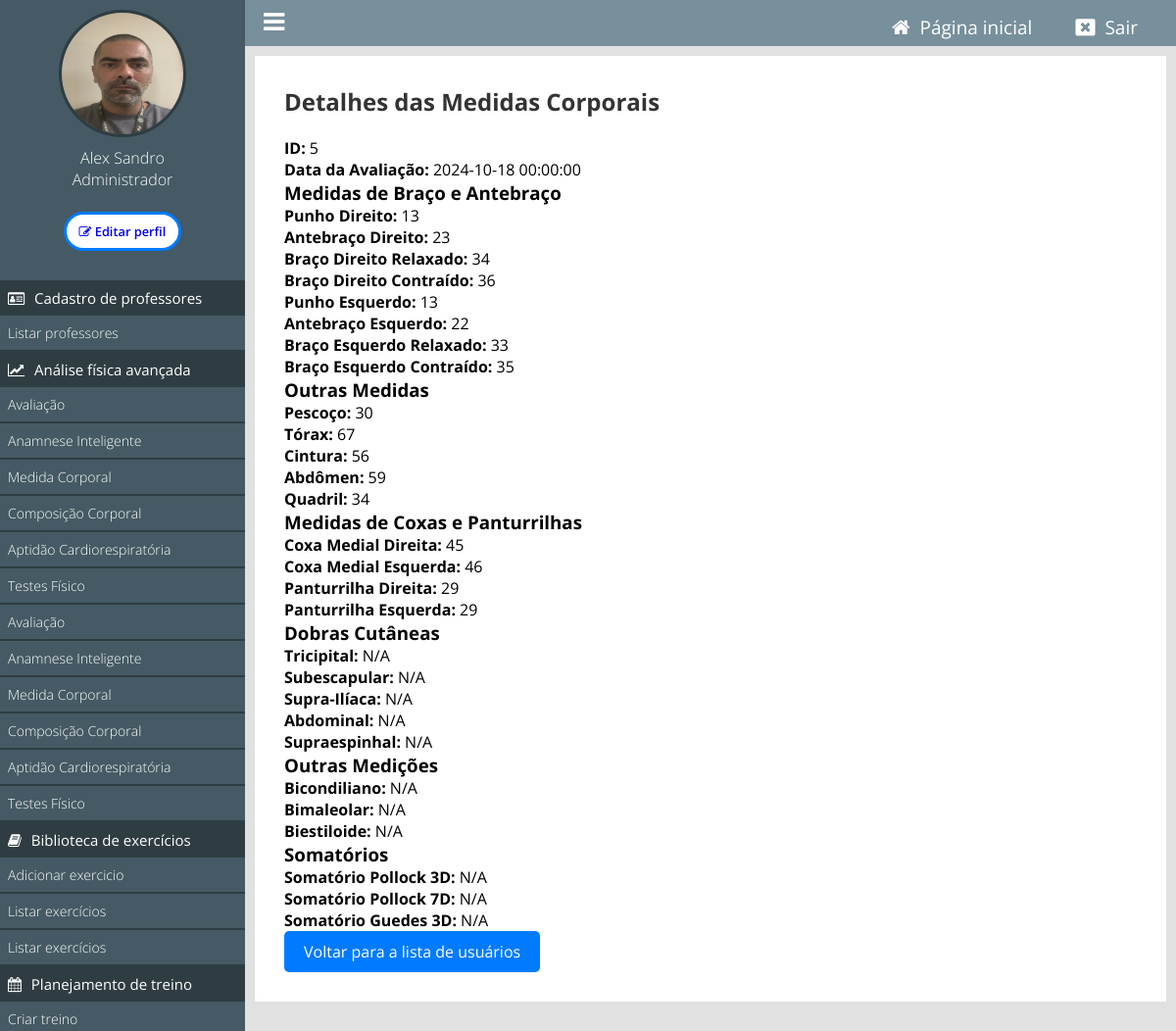
/painel/ver-medida-corporal?id=5 (signed in), run on an earlier commit of the app's database.
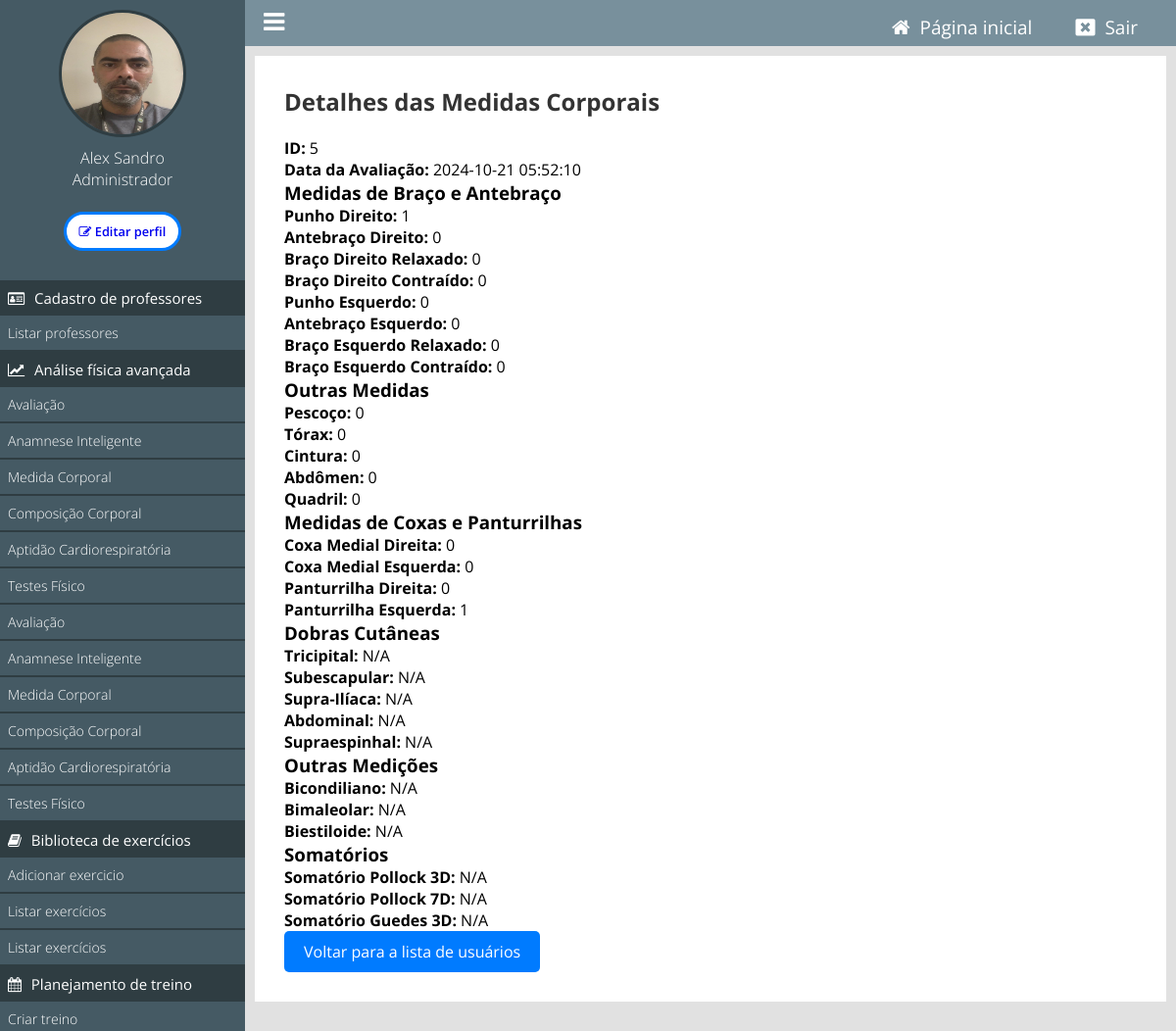
And on a later commit of the database.
### tables this page shows
CREATE TABLE IF NOT EXISTS `tb_medidas_corporais` (
  `id` int NOT NULL AUTO_INCREMENT,
  `usuario_id` int NOT NULL,
  `punho_direito` float DEFAULT NULL,
  `ante_braco_direito` float DEFAULT NULL,
  `braco_direito_relaxado` float DEFAULT NULL,
  `braco_direito_contraido` float DEFAULT NULL,
  `punho_esquerdo` float DEFAULT NULL,
  `ante_braco_esquerdo` float DEFAULT NULL,
  `braco_esquerdo_relaxado` float DEFAULT NULL,
  `braco_esquerdo_contraido` float DEFAULT NULL,
  `pescoco` float DEFAULT NULL,
  `torax` float DEFAULT NULL,
  `cintura` float DEFAULT NULL,
  `abdomen` float DEFAULT NULL,
  `quadril` float DEFAULT NULL,
  `coxa_medial_direita` float DEFAULT NULL,
  `coxa_medial_esquerda` float DEFAULT NULL,
  `panturrilha_direita` float DEFAULT NULL,
  `panturrilha_esquerda` float DEFAULT NULL,
  `data_avaliacao` datetime NOT NULL,
  PRIMARY KEY (`id`),
  KEY `usuario_id` (`usuario_id`)
);

### painel/pages/funcoes.php (called while the page is built, shortened)
<?php
function obterLinkAnamnese($usuario_id) {
    $conn = new mysqli(HOST, USER, PASSWORD, DATABASE);
    $sql = "
        SELECT *
        FROM tb_perfis_usuarios
        WHERE usuario_id = ?
        ORDER BY data_avaliacao DESC
        LIMIT 1
    ";
    $stmt = $conn->prepare($sql);
    $stmt->bind_param('i', $usuario_id);
    $stmt->execute();
    $result = $stmt->get_result();
    $perfil = $result->fetch_assoc();
    $conditionsTrue = 0;
    if ($conditionsTrue == 0) {
        return "anamnese-geral";
    }
    return $link ?? "anamnese-geral";
}
?>

### classes/MySql.php (called while the page is built)
<?php
    class MySql{
        private static $pdo;
        public static function conectar(){
            if(self::$pdo == null){
                try{
                    self::$pdo = new PDO('mysql:host='.HOST.';dbname='.DATABASE,USER,PASSWORD,array(PDO::MYSQL_ATTR_INIT_COMMAND => "SET NAMES utf8"));
                    self::$pdo->setAttribute(PDO::ATTR_ERRMODE,PDO::ERRMODE_EXCEPTION);
                }catch(Exception $e) {
                    echo 'erro ao conectar, tente novamente mais tarde';
                }
            }
            return self::$pdo;
        }
    }
?>

### classes/MedidaCorporal.php (called while the page is built, shortened)
<?php
class MedidaCorporal {
    private $db;
    public function __construct() {
        $this->db = MySql::conectar();
    }
    public function buscarMedidaCorporalPorId($id) {
        $sql = $this->db->prepare("SELECT * FROM tb_medidas_corporais WHERE id = :id");
        $sql->bindParam(':id', $id);
        $sql->execute();
        return $sql->fetch(PDO::FETCH_ASSOC);
    }
}

### painel/pages/ver-medida-corporal.php (the view, shortened to what this page needs)
<?php
include_once('pages/funcoes.php');
$id = isset($_GET['id']) ? intval($_GET['id']) : 0;
$medidaCorporal = new MedidaCorporal();
$medidasCorporais = $medidaCorporal->buscarMedidaCorporalPorId($id);
$usuarioid = $medidasCorporais['usuario_id'];
?>
<div class="box-content">
    <h2>Detalhes das Medidas Corporais</h2>
    <p><strong>ID:</strong> <?php echo htmlspecialchars($medidasCorporais['id']); ?></p>
    <p><strong>Data da Avaliação:</strong> <?php echo htmlspecialchars($medidasCorporais['data_avaliacao']); ?></p>
    <h3>Medidas de Braço e Antebraço</h3>
    <p><strong>Punho Direito:</strong> <?php echo htmlspecialchars($medidasCorporais['punho_direito'] ?? 'N/A'); ?></p>
    <p><strong>Antebraço Direito:</strong> <?php echo htmlspecialchars($medidasCorporais['ante_braco_direito'] ?? 'N/A'); ?></p>
    <p><strong>Braço Direito Relaxado:</strong> <?php echo htmlspecialchars($medidasCorporais['braco_direito_relaxado'] ?? 'N/A'); ?></p>
    <p><strong>Braço Direito Contraído:</strong> <?php echo htmlspecialchars($medidasCorporais['braco_direito_contraido'] ?? 'N/A'); ?></p>
    <p><strong>Punho Esquerdo:</strong> <?php echo htmlspecialchars($medidasCorporais['punho_esquerdo'] ?? 'N/A'); ?></p>
    <p><strong>Antebraço Esquerdo:</strong> <?php echo htmlspecialchars($medidasCorporais['ante_braco_esquerdo'] ?? 'N/A'); ?></p>
    <p><strong>Braço Esquerdo Relaxado:</strong> <?php echo htmlspecialchars($medidasCorporais['braco_esquerdo_relaxado'] ?? 'N/A'); ?></p>
    <p><strong>Braço Esquerdo Contraído:</strong> <?php echo htmlspecialchars($medidasCorporais['braco_esquerdo_contraido'] ?? 'N/A'); ?></p>
    <h3>Outras Medidas</h3>
    <p><strong>Pescoço:</strong> <?php echo htmlspecialchars($medidasCorporais['pescoco'] ?? 'N/A'); ?></p>
    <p><strong>Tórax:</strong> <?php echo htmlspecialchars($medidasCorporais['torax'] ?? 'N/A'); ?></p>
    <p><strong>Cintura:</strong> <?php echo htmlspecialchars($medidasCorporais['cintura'] ?? 'N/A'); ?></p>
    <p><strong>Abdômen:</strong> <?php echo htmlspecialchars($medidasCorporais['abdomen'] ?? 'N/A'); ?></p>
    <p><strong>Quadril:</strong> <?php echo htmlspecialchars($medidasCorporais['quadril'] ?? 'N/A'); ?></p>
    <h3>Medidas de Coxas e Panturrilhas</h3>
    <p><strong>Coxa Medial Direita:</strong> <?php echo htmlspecialchars($medidasCorporais['coxa_medial_direita'] ?? 'N/A'); ?></p>
    <p><strong>Coxa Medial Esquerda:</strong> <?php echo htmlspecialchars($medidasCorporais['coxa_medial_esquerda'] ?? 'N/A'); ?></p>
    <p><strong>Panturrilha Direita:</strong> <?php echo htmlspecialchars($medidasCorporais['panturrilha_direita'] ?? 'N/A'); ?></p>
    <p><strong>Panturrilha Esquerda:</strong> <?php echo htmlspecialchars($medidasCorporais['panturrilha_esquerda'] ?? 'N/A'); ?></p>
    <h3>Dobras Cutâneas</h3>
    <p><strong>Tricipital:</strong> <?php echo htmlspecialchars($medidasCorporais['tricipital'] ?? 'N/A'); ?></p>
    <p><strong>Subescapular:</strong> <?php echo htmlspecialchars($medidasCorporais['subescapular'] ?? 'N/A'); ?></p>
    <p><strong>Supra-Ilíaca:</strong> <?php echo htmlspecialchars($medidasCorporais['suprailiaca'] ?? 'N/A'); ?></p>
    <p><strong>Abdominal:</strong> <?php echo htmlspecialchars($medidasCorporais['abdominal'] ?? 'N/A'); ?></p>
    <p><strong>Supraespinhal:</strong> <?php echo htmlspecialchars($medidasCorporais['supraespinhal'] ?? 'N/A'); ?></p>
    <h3>Outras Medições</h3>
    <p><strong>Bicondiliano:</strong> <?php echo htmlspecialchars($medidasCorporais['bicondiliano'] ?? 'N/A'); ?></p>
    <p><strong>Bimaleolar:</strong> <?php echo htmlspecialchars($medidasCorporais['bimaleolar'] ?? 'N/A'); ?></p>
    <p><strong>Biestiloide:</strong> <?php echo htmlspecialchars($medidasCorporais['biestiloide'] ?? 'N/A'); ?></p>
    <h3>Somatórios</h3>
    <p><strong>Somatório Pollock 3D:</strong> <?php echo htmlspecialchars($medidasCorporais['somatorio_pollock_3D'] ?? 'N/A'); ?></p>
    <p><strong>Somatório Pollock 7D:</strong> <?php echo htmlspecialchars($medidasCorporais['somatorio_pollock_7D'] ?? 'N/A'); ?></p>
    <p><strong>Somatório Guedes 3D:</strong> <?php echo htmlspecialchars($medidasCorporais['somatorio_guedes_3D'] ?? 'N/A'); ?></p>
    <a href="<?php echo INCLUDE_PATH_PAINEL . 'listar-afa?id=' . $usuarioid ?>" class="btn voltar">Voltar para a lista de usuários</a>
</div>

### painel/index.php
<?php
    include_once('../config.php');
    if(Painel::logado() == false){
        include('login.php');
    } else {
        include('main.php');
    }
?>

### painel/main.php (shortened to what this page needs)
<?php
    include_once('../config.php');
    include_once('pages/funcoes.php');
    $usuario_id = $_SESSION['id'];
    $anamneseLink = obterLinkAnamnese($usuario_id);
?>
<!DOCTYPE html>
<html lang="pt-br">
<head>
    <link rel="stylesheet" href="https://cdnjs.cloudflare.com/ajax/libs/font-awesome/4.7.0/css/font-awesome.min.css">
    <link rel="stylesheet" href="https://cdn.datatables.net/2.1.8/css/dataTables.dataTables.css">
    <link href="<?php echo INCLUDE_PATH_PAINEL ?>css/style.css" rel="stylesheet"/>
</head>
<body>
<div class="menu">
    <div class="menu-wraper">
        <div class="box-usuario">
            <?php
                if($_SESSION['img'] == ''){
            ?>
                <div class="avatar-usuario">
                    <i class="fa fa-user"></i>
                </div>
            <?php } else { ?>
                <div class="imagem-usuario">
                    <img src="<?php echo INCLUDE_PATH_PAINEL ?>uploads/<?php echo $_SESSION['img']; ?>" />
                </div>
            <?php } ?>
            <div class="nome-usuario">
                <p><?php echo $_SESSION['nome']; ?></p>
                <p><?php echo pegaCargo($_SESSION['cargo']); ?></p><br>
                <button><a href="<?php echo INCLUDE_PATH_PAINEL . 'editar-perfil?id=' . $usuario_id; ?>"><i class="fa fa-pencil-square-o" aria-hidden="true"></i> Editar perfil</a></button>
            </div>
        </div>
        <div class="items-menu">
            <h2 <?php verificaPermissaoMenu(1); ?>id="menu-usuarios" class="ativo"><i class="fa fa-id-card-o" aria-hidden="true"></i> Cadastro de <?php if($_SESSION['cargo'] == 2) { echo 'professores'; } else { echo 'alunos'; } ?></h2>
            <a <?php selecionadoMenu('listar-usuarios'); ?> href="<?php echo INCLUDE_PATH_PAINEL ?>listar-usuarios">Listar <?php if($_SESSION['cargo'] == 2) { echo 'professores'; } else { echo 'alunos'; } ?></a>
            <h2 <?php verificaPermissaoMenu(2); ?>id="menu-analise"><i class="fa fa-line-chart" aria-hidden="true"></i> Análise física avançada</h2>
            <a <?php selecionadoMenu('formulario-perfis'); ?>href="<?php echo INCLUDE_PATH_PAINEL ?>formulario-perfis">Avaliação</a>
            <a <?php selecionadoMenu($anamneseLink); ?> href="<?php echo INCLUDE_PATH_PAINEL . $anamneseLink;?>">Anamnese Inteligente</a>
            <a <?php selecionadoMenu('medida-corporal'); ?>href="<?php echo INCLUDE_PATH_PAINEL ?>medida-corporal">Medida Corporal</a>
            <a <?php selecionadoMenu('composicao-corporal'); ?>href="<?php echo INCLUDE_PATH_PAINEL ?>composicao-corporal">Composição Corporal</a>
            <a <?php selecionadoMenu('aptidao-cardiorespiratoria'); ?>href="<?php echo INCLUDE_PATH_PAINEL ?>aptidao-cardiorespiratoria">Aptidão Cardiorespiratória</a>
            <a <?php selecionadoMenu('teste-fisico'); ?>href="<?php echo INCLUDE_PATH_PAINEL ?>teste-fisico">Testes Físico</a>
            <a <?php selecionadoMenu('formulario-perfis'); ?>href="<?php echo INCLUDE_PATH_PAINEL ?>formulario-perfis">Avaliação</a>
            <a <?php selecionadoMenu($anamneseLink); ?> href="<?php echo INCLUDE_PATH_PAINEL . $anamneseLink;?>">Anamnese Inteligente</a>
            <a <?php selecionadoMenu('medida-corporal'); ?>href="<?php echo INCLUDE_PATH_PAINEL ?>medida-corporal">Medida Corporal</a>
            <a <?php selecionadoMenu('composicao-corporal'); ?>href="<?php echo INCLUDE_PATH_PAINEL ?>teste-fisico">Composição Corporal</a>
            <a <?php selecionadoMenu('aptidao-cardiorespiratoria'); ?>href="<?php echo INCLUDE_PATH_PAINEL ?>teste-fisico">Aptidão Cardiorespiratória</a>
            <a <?php selecionadoMenu('teste-fisico'); ?>href="<?php echo INCLUDE_PATH_PAINEL ?>teste-fisico">Testes Físico</a>
            <h2 <?php verificaPermissaoMenu(1); ?>id="menu-biblioteca"><i class="fa fa-book" aria-hidden="true"></i> Biblioteca de exercícios</h2>
            <a <?php selecionadoMenu('adicionar-exercicio'); ?>href="<?php echo INCLUDE_PATH_PAINEL ?>adicionar-exercicio">Adicionar exercicio</a>
            <a <?php selecionadoMenu('listar-exercicios'); ?>href="<?php echo INCLUDE_PATH_PAINEL ?>listar-exercicios">Listar exercícios</a>
            <a <?php selecionadoMenu('listar-exercicios'); ?>href="<?php echo INCLUDE_PATH_PAINEL ?>listar-exercicios">Listar exercícios</a>
            <h2 <?php verificaPermissaoMenu(1); ?>id="menu-planejamento"><i class="fa fa-calendar" aria-hidden="true"></i> Planejamento de treino</h2>
            <a <?php selecionadoMenu('criar-treino'); ?>href="<?php echo INCLUDE_PATH_PAINEL ?>criar-treino">Criar treino</a>
        </div>
    </div>
</div>
    <header>
        <div class="center">
            <div class="menu-btn">
                <i class="fa fa-bars"></i>
            </div>
            <div class="logout">
                <a <?php if(@$_GET['url'] == ''){ ?> style="background: #60727a; padding: 8px 15px;" <?php } ?> href="<?php echo INCLUDE_PATH_PAINEL ?>"><i class="fa fa-home"></i><span>Página inicial</span></a>
                <a href="<?php echo INCLUDE_PATH_PAINEL ?>?logout"><i class="fa fa-window-close"></i><span>Sair</span></a>
            </div>
        </div>
    </header>
<div class="content">
    <?php Painel::loadPage(); ?>
</div>
</body>
</html>

### config.php (shortened to what this page needs)
<?php
	function pegaCargo($indice){
		return Painel::$cargos[$indice];
	}
	function selecionadoMenu($par) {
		$url = isset($_GET['url']) ? explode('/', filter_var($_GET['url'], FILTER_SANITIZE_URL))[0] : '';
		if ($url === $par) {
			echo 'class="menu-active"';
		}
	}
	function verificaPermissaoMenu($permissao){
		if($_SESSION['cargo'] >= $permissao){
			return;
		} else {
			echo 'style="display:none;"';
		}
	}
?>

### classes/Painel.php (shortened to what this page needs)
<?php
class Painel {
    public static function logado(){
        return isset($_SESSION['login']) ? true : false;
    }
    public static function loadPage(){
        if (isset($_GET['url'])) {
            $url = explode('/', $_GET['url']);
            if (file_exists('pages/' . $url[0] . '.php')) {
                include('pages/' . $url[0] . '.php');
            } else {
                header('Location: ' . INCLUDE_PATH_PAINEL);
                exit();
            }
        } else {
            include('pages/home.php');
        }
    }
}
?>

### painel/css/style.css (style rules this page uses)
* { margin: 0; padding: 0; box-sizing: border-box; font-family: "Open Sans", sans-serif; }
html, body { height: 100%; background: rgb(225, 225, 225); }
body { overflow-x: hidden; }
.center { padding: 0 2%; margin: 0 auto; }
header { position: relative; left: 250px; padding: 10px 0; background: #78909c; width: calc(100% - 250px); }
.logout { float: right; }
.logout a { padding: 0 20px; position: relative; top: 4px; color: white; font-size: 20px; text-decoration: none; }
.logout a > span { text-decoration: none; font-size: 19px; padding-left: 10px; }
.menu-btn { float: left; cursor: pointer; font-size: 25px; color: white; }
.menu-wraper { width: 250px; }
div.menu { overflow-x: hidden; overflow-y: auto; height: 100%; padding: 10px 0; position: fixed; left: 0; top: 0; background: #455a64; float: left; width: 250px; }
div.box-usuario { text-align: center; }
.imagem-usuario > img { display: inline-block; width: 130px; height: 130px; border-radius: 50%; border: 3px solid #2f3d42; }
.nome-usuario { text-align: center; margin-top: 10px; }
.nome-usuario p { color: white; font-size: 16px; font-weight: 300; }
.nome-usuario button a { text-decoration: none; }
.nome-usuario button { width: 120px; height: 40px; border: 3px solid #007bff; border-radius: 45px; transition: all 0.3s; cursor: pointer; background: white; font-size: 0.8em; font-weight: 550; text-decoration: nome; }
.content { width: calc(100% - 250px); position: relative; left: 250px; padding: 10px; }
.box-content { background: white; padding: 30px; margin-bottom: 20px; }
.items-menu { margin-top: 30px; }
.items-menu h2 { text-align: left; font-weight: normal; font-size: 15px; background: #2f3d42; color: white; padding: 8px; cursor: pointer; }
.items-menu h2 i { padding-right: 6px; }
.items-menu a { display: block; padding: 8px; font-weight: 300; font-size: 14px; text-decoration: none; color: white; border-bottom: 2px solid #2f3d42; }
.box-content h2 { font-size: 24px; color: #333; margin-bottom: 20px; display: flex; align-items: center; gap: 10px; }
.btn.voltar { display: inline-block; padding: 10px 20px; background-color: #007bff; color: #fff; text-decoration: none; border-radius: 5px; transition: background-color 0.3s ease; }
.btn { padding: 10px 20px; border: none; cursor: pointer; }

What changed in the data, as far as the page shows it:
changed tb_medidas_corporais id 5: data_avaliacao "2024-10-18 00:00:00" → "2024-10-21 05:52:10"; punho_direito "13" → "1"; ante_braco_direito "23" → "0"; braco_direito_relaxado "34" → "0"; braco_direito_contraido "36" → "0"; punho_esquerdo "13" → "0"; ante_braco_esquerdo "22" → "0"; braco_esquerdo_relaxado "33" → "0"; braco_esquerdo_contraido "35" → "0"; pescoco "30" → "0"; torax "67" → "0"; cintura "56" → "0"; abdomen "59" → "0"; quadril "34" → "0"; coxa_medial_direita "45" → "0"; coxa_medial_esquerda "46" → "0"; panturrilha_direita "29" → "0"; panturrilha_esquerda "29" → "1"
